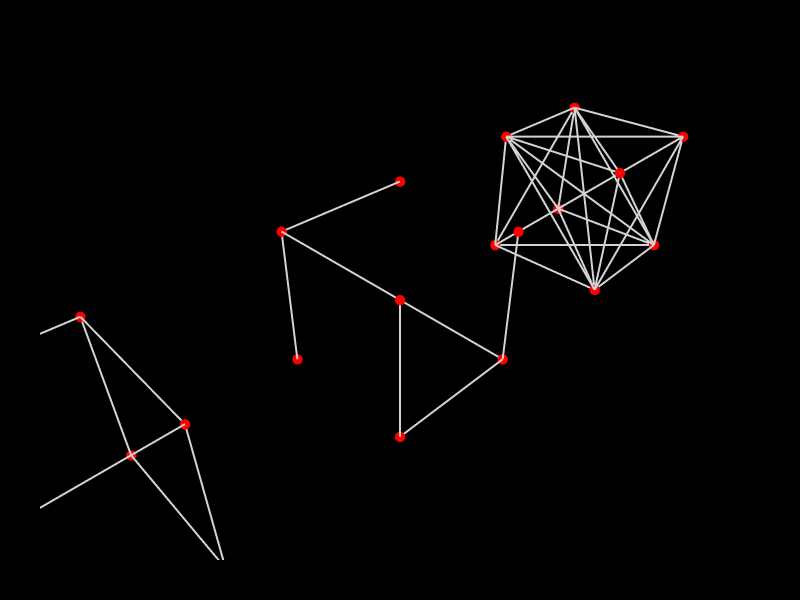

The code cell stored with this chart in its notebook:
### Markdown cell above
## Graph Analysis - Minimum Spanning Tree

### Code cell
cc1 = CellComplex.Prism()
cc2 = Topology.Translate(cc1, 1.1, 0, 0)
cc3 = Topology.Translate(cc2, 1.1, 0, 0)
g1 = Graph.ByTopology(cc1)
g2 = Graph.ByTopology(cc2)
g3 = Graph.ByTopology(cc3)
g2 = Graph.MinimumSpanningTree(g2)
g3 = Graph.Complete(g3)
Topology.Show(g1, g2, g3,
              vertexSize=12,
              vertexColor="red",
              edgeColor="lightgrey",
              edgeWidth=4,
              backgroundColor="black",
              width=800,
              height=600,
              renderer=renderer)

### Figure 1 — Plotly figure (JSON) as saved in the notebook; plotly's stock layout.template omitted (floating-point values rounded to 4 significant figures)
{"data": [{"hoverinfo": "text", "legendgroup": "2", "legendrank": 2, "line": {"color": "lightgrey", "dash": "solid", "width": 4}, "marker": {"size": 0}, "mode": "lines", "name": "1: Untitled Graph (Edges)", "showlegend": false, "text": "", "type": "scatter3d", "x": [-0.25, -0.25, null, -0.25, 0.25, null, -0.25, -0.25, null, 0.25, 0.25, null, 0.25, 0.25, null, -0.25, 0.25, null, -0.25, -0.25, null, -0.25, -0.25, null, -0.25, 0.25, null, 0.25, 0.25, null, 0.25, 0.25, null, -0.25, 0.25, null], "y": [0.25, -0.25, null, 0.25, 0.25, null, 0.25, 0.25, null, 0.25, -0.25, null, 0.25, 0.25, null, -0.25, -0.25, null, -0.25, -0.25, null, 0.25, -0.25, null, 0.25, 0.25, null, 0.25, -0.25, null, -0.25, -0.25, null, -0.25, -0.25, null], "z": [-0.25, -0.25, null, -0.25, -0.25, null, -0.25, 0.25, null, -0.25, -0.25, null, -0.25, 0.25, null, -0.25, -0.25, null, -0.25, 0.25, null, 0.25, 0.25, null, 0.25, 0.25, null, 0.25, 0.25, null, -0.25, 0.25, null, 0.25, 0.25, null]}, {"customdata": ["", "", "", "", "", "", "", ""], "hoverinfo": "text", "hovertemplate": ["Click ", "Click ", "Click ", "Click ", "Click ", "Click ", "Click ", "Click "], "hovertext": ["", "", "", "", "", "", "", ""], "legendgroup": "1", "legendrank": 1, "marker": {"color": ["#FF0000", "#FF0000", "#FF0000", "#FF0000", "#FF0000", "#FF0000", "#FF0000", "#FF0000"], "line": {"width": 0}, "opacity": 1, "size": [12, 12, 12, 12, 12, 12, 12, 12], "sizemode": "diameter", "symbol": "circle"}, "mode": "markers", "name": "1: Untitled Graph (Vertices)", "showlegend": false, "text": ["", "", "", "", "", "", "", ""], "type": "scatter3d", "x": [-0.25, 0.25, -0.25, -0.25, 0.25, 0.25, -0.25, 0.25], "y": [0.25, 0.25, -0.25, 0.25, 0.25, -0.25, -0.25, -0.25], "z": [-0.25, -0.25, -0.25, 0.25, 0.25, 0.25, 0.25, -0.25]}, {"hoverinfo": "text", "legendgroup": "6", "legendrank": 6, "line": {"color": "lightgrey", "dash": "solid", "width": 4}, "marker": {"size": 0}, "mode": "lines", "name": "2: Untitled Graph (Edges)", "showlegend": false, "text": "", "type": "scatter3d", "x": [0.85, 0.85, null, 0.85, 0.85, null, 0.85, 1.35, null, 1.35, 1.35, null, 0.85, 1.35, null, 1.35, 1.35, null, 0.85, 0.85, null], "y": [0.25, -0.25, null, 0.25, 0.25, null, 0.25, 0.25, null, 0.25, -0.25, null, -0.25, -0.25, null, -0.25, -0.25, null, -0.25, -0.25, null], "z": [0.25, 0.25, null, -0.25, 0.25, null, 0.25, 0.25, null, -0.25, -0.25, null, -0.25, -0.25, null, -0.25, 0.25, null, -0.25, 0.25, null]}, {"customdata": ["", "", "", "", "", "", "", ""], "hoverinfo": "text", "hovertemplate": ["Click ", "Click ", "Click ", "Click ", "Click ", "Click ", "Click ", "Click "], "hovertext": ["", "", "", "", "", "", "", ""], "legendgroup": "5", "legendrank": 5, "marker": {"color": ["#FF0000", "#FF0000", "#FF0000", "#FF0000", "#FF0000", "#FF0000", "#FF0000", "#FF0000"], "line": {"width": 0}, "opacity": 1, "size": [12, 12, 12, 12, 12, 12, 12, 12], "sizemode": "diameter", "symbol": "circle"}, "mode": "markers", "name": "2: Untitled Graph (Vertices)", "showlegend": false, "text": ["", "", "", "", "", "", "", ""], "type": "scatter3d", "x": [0.85, 1.35, 0.85, 1.35, 0.85, 0.85, 1.35, 1.35], "y": [0.25, -0.25, -0.25, 0.25, 0.25, -0.25, 0.25, -0.25], "z": [0.25, -0.25, 0.25, 0.25, -0.25, -0.25, -0.25, 0.25]}, {"hoverinfo": "text", "legendgroup": "10", "legendrank": 10, "line": {"color": "lightgrey", "dash": "solid", "width": 4}, "marker": {"size": 0}, "mode": "lines", "name": "3: Untitled Graph (Edges)", "showlegend": false, "text": "", "type": "scatter3d", "x": [2.45, 2.45, null, 2.45, 1.95, null, 2.45, 2.45, null, 2.45, 1.95, null, 2.45, 2.45, null, 1.95, 2.45, null, 2.45, 1.95, null, 1.95, 2.45, null, 1.95, 2.45, null, 1.95, 1.95, null, 1.95, 2.45, null, 1.95, 1.95, null, 1.95, 1.95, null, 2.45, 2.45, null, 2.45, 1.95, null, 2.45, 2.45, null, 2.45, 1.95, null, 2.45, 1.95, null, 2.45, 2.45, null, 1.95, 2.45, null, 2.45, 1.95, null, 2.45, 1.95, null, 1.95, 2.45, null, 1.95, 1.95, null, 1.95, 1.95, null, 1.95, 2.45, null, 1.95, 1.95, null, 1.95, 2.45, null], "y": [0.25, 0.25, null, 0.25, 0.25, null, 0.25, -0.25, null, 0.25, -0.25, null, 0.25, -0.25, null, 0.25, 0.25, null, 0.25, -0.25, null, 0.25, 0.25, null, 0.25, -0.25, null, 0.25, -0.25, null, 0.25, -0.25, null, 0.25, 0.25, null, 0.25, -0.25, null, 0.25, -0.25, null, 0.25, -0.25, null, 0.25, -0.25, null, 0.25, 0.25, null, 0.25, -0.25, null, -0.25, -0.25, null, -0.25, -0.25, null, -0.25, 0.25, null, -0.25, -0.25, null, -0.25, -0.25, null, -0.25, 0.25, null, -0.25, -0.25, null, 0.25, -0.25, null, 0.25, -0.25, null, -0.25, -0.25, null], "z": [-0.25, 0.25, null, -0.25, 0.25, null, -0.25, -0.25, null, -0.25, 0.25, null, -0.25, 0.25, null, -0.25, -0.25, null, -0.25, -0.25, null, 0.25, 0.25, null, 0.25, -0.25, null, 0.25, 0.25, null, 0.25, 0.25, null, -0.25, 0.25, null, 0.25, -0.25, null, 0.25, -0.25, null, 0.25, 0.25, null, 0.25, 0.25, null, 0.25, -0.25, null, 0.25, -0.25, null, -0.25, 0.25, null, 0.25, 0.25, null, 0.25, -0.25, null, 0.25, -0.25, null, 0.25, -0.25, null, 0.25, -0.25, null, -0.25, 0.25, null, -0.25, -0.25, null, -0.25, -0.25, null, -0.25, -0.25, null]}, {"customdata": ["", "", "", "", "", "", "", ""], "hoverinfo": "text", "hovertemplate": ["Click ", "Click ", "Click ", "Click ", "Click ", "Click ", "Click ", "Click "], "hovertext": ["", "", "", "", "", "", "", ""], "legendgroup": "9", "legendrank": 9, "marker": {"color": ["#FF0000", "#FF0000", "#FF0000", "#FF0000", "#FF0000", "#FF0000", "#FF0000", "#FF0000"], "line": {"width": 0}, "opacity": 1, "size": [12, 12, 12, 12, 12, 12, 12, 12], "sizemode": "diameter", "symbol": "circle"}, "mode": "markers", "name": "3: Untitled Graph (Vertices)", "showlegend": false, "text": ["", "", "", "", "", "", "", ""], "type": "scatter3d", "x": [2.45, 1.95, 2.45, 2.45, 1.95, 1.95, 2.45, 1.95], "y": [0.25, 0.25, 0.25, -0.25, -0.25, 0.25, -0.25, -0.25], "z": [-0.25, 0.25, 0.25, 0.25, 0.25, -0.25, -0.25, -0.25]}], "layout": {"autosize": true, "height": 600, "margin": {"b": 40, "l": 40, "r": 40, "t": 40}, "paper_bgcolor": "#000000", "plot_bgcolor": "#000000", "scene": {"aspectmode": "data", "camera": {"center": {"x": 0, "y": 0, "z": 0}, "eye": {"x": -1.25, "y": -1.25, "z": 1.25}, "projection": {"type": "perspective"}, "up": {"x": 0, "y": 0, "z": 1}}, "xaxis": {"visible": false}, "yaxis": {"visible": false}, "zaxis": {"visible": false}}, "showlegend": true, "width": 800, "xaxis": {"showgrid": false, "visible": false, "zeroline": false}, "yaxis": {"showgrid": false, "visible": false, "zeroline": false}}}
